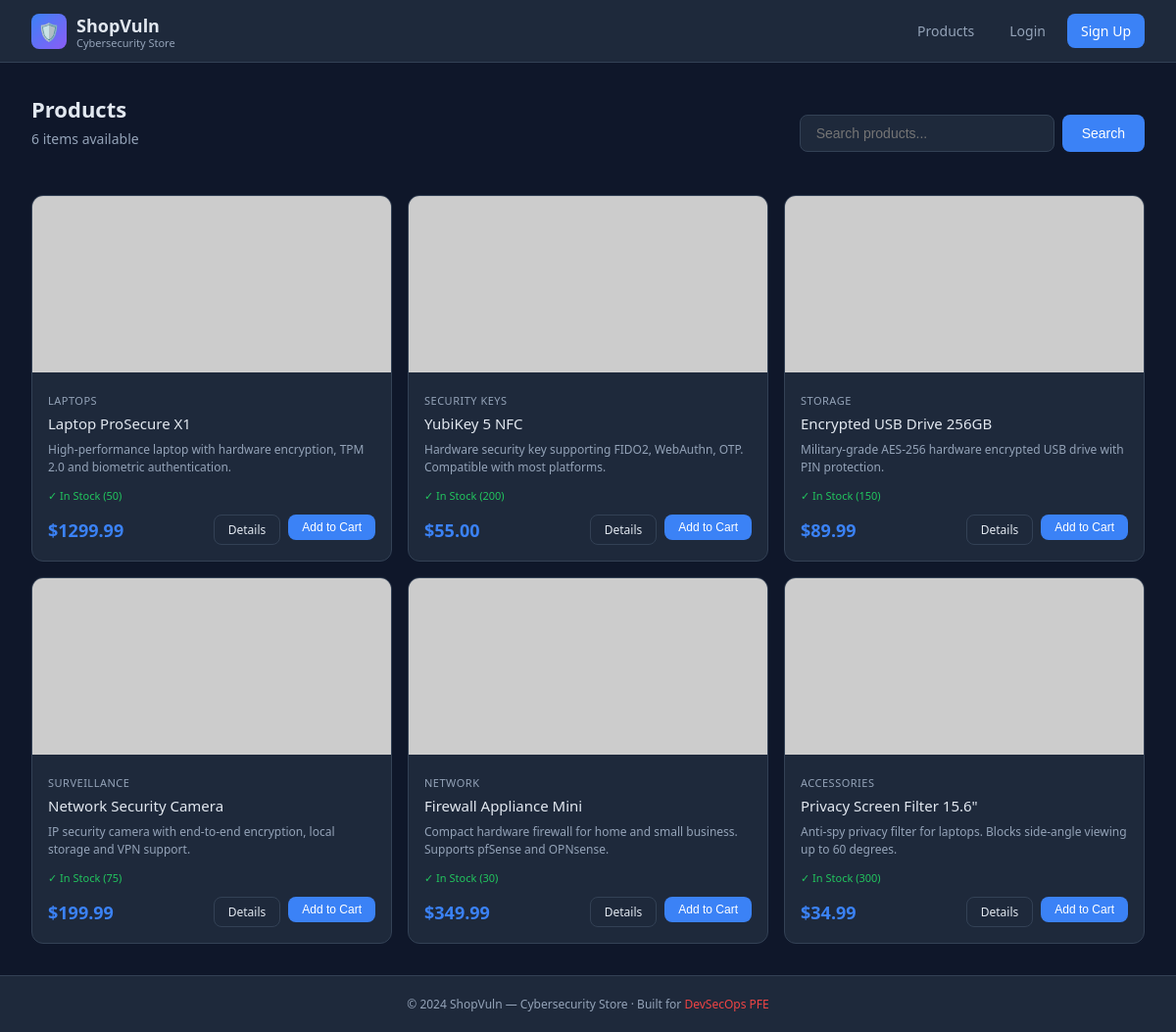
Page /products on the committed database.
### tables this page shows
CREATE TABLE products (
            id INTEGER PRIMARY KEY AUTOINCREMENT,
            name TEXT NOT NULL,
            description TEXT,
            price REAL NOT NULL,
            stock INTEGER DEFAULT 100,
            category TEXT,
            image_url TEXT
        );

### app/routes.py (the view)
@main.route('/products')
def products():
    q    = request.args.get('q', '')
    conn = db()
    if q:
        rows = conn.execute(
            f"SELECT * FROM products WHERE name LIKE '%{q}%' OR description LIKE '%{q}%'"
        ).fetchall()
    else:
        rows = conn.execute("SELECT * FROM products").fetchall()
    conn.close()
    return render_template('products.html', products=rows, query=q)

### app/routes.py (called while the page is built)
def db():
    return sqlite3.connect(DB)

### app/templates/products.html (shortened to what this page needs)
{% extends 'base.html' %}
{% block content %}
<div style="display:flex;align-items:center;justify-content:space-between;margin-bottom:24px;">
    <div>
        <div class="section-title">Products</div>
        <div class="section-sub">{{ products|length }} items available</div>
    </div>
    <form method="GET" action="/products" style="display:flex;gap:8px;">
        <input type="text" name="q" value="{{ query }}"
               placeholder="Search products..."
               style="background:#1e293b;border:1px solid #334155;color:#e2e8f0;padding:10px 16px;border-radius:8px;font-size:14px;width:260px;">
        <button type="submit" class="btn btn-primary">Search</button>
    </form>
</div>
<div class="grid-3">
{% for p in products %}
<div class="product-card">
    <img src="{{ p[6] }}" alt="{{ p[1] }}"
         onerror="this.src='https://via.placeholder.com/400x180/1e293b/94a3b8?text=Product'">
    <div class="pc-body">
        <div class="pc-category">{{ p[5] }}</div>
        <div class="pc-name">{{ p[1] }}</div>
        <div class="pc-desc">{{ p[2] }}</div>
        <div style="display:flex;align-items:center;justify-content:space-between;margin-top:8px;">
            <span style="font-size:11px;color:#22c55e;">✓ In Stock ({{ p[4] }})</span>
        </div>
        <div class="pc-footer" style="margin-top:12px;">
            <div class="pc-price">${{ "%.2f"|format(p[3]) }}</div>
            <div style="display:flex;gap:8px;">
                <a href="/product/{{ p[0] }}" class="btn btn-outline btn-sm">Details</a>
                <form method="POST" action="/cart/add/{{ p[0] }}" style="display:inline;">
                    <button type="submit" class="btn btn-primary btn-sm">Add to Cart</button>
                </form>
            </div>
        </div>
    </div>
</div>
{% else %}
<div style="grid-column:1/-1;text-align:center;padding:60px;color:#64748b;">
    No products found for "{{ query }}"
</div>
{% endfor %}
</div>
{% endblock %}

### app/templates/base.html (style rules this page uses)
*, *::before, *::after { margin:0; padding:0; box-sizing:border-box; }
:root { --bg: #0f172a; --surface: #1e293b; --border: #334155; --text: #e2e8f0; --muted: #94a3b8; --primary: #3b82f6; --primary-h:#2563eb; --success: #22c55e; --danger: #ef4444; --warning: #f59e0b; --accent: #8b5cf6; }
body { font-family: 'Segoe UI', system-ui, sans-serif; background: var(--bg); color: var(--text); min-height: 100vh; display: flex; flex-direction: column; }
.btn { display: inline-flex; align-items: center; gap: 6px; padding: 10px 20px; border-radius: 8px; border: none; font-size: 14px; font-weight: 500; cursor: pointer; text-decoration: none; transition: all .2s; }
.btn-primary { background: var(--primary); color: white; }
.btn-outline { background: transparent; border: 1px solid var(--border); color: var(--text); }
.btn-sm { padding: 6px 14px; font-size: 12px; }
.grid-3 { display:grid; grid-template-columns:repeat(3,1fr); gap:16px; }
.product-card { background: var(--surface); border: 1px solid var(--border); border-radius: 12px; overflow: hidden; transition: transform .2s, border-color .2s; }
.product-card img { width:100%; height:180px; object-fit:cover; }
.product-card .pc-body { padding: 16px; }
.product-card .pc-category { font-size:11px; color:var(--muted); margin-bottom:6px; text-transform:uppercase; letter-spacing:.5px; }
.product-card .pc-name { font-size:15px; font-weight:500; margin-bottom:8px; }
.product-card .pc-desc { font-size:12px; color:var(--muted); margin-bottom:12px; line-height:1.5; display:-webkit-box; -webkit-line-clamp:2; -webkit-box-orient:vertical; overflow:hidden; }
.product-card .pc-footer { display:flex; align-items:center; justify-content:space-between; }
.product-card .pc-price { font-size:18px; font-weight:600; color:var(--primary); }
.section-title { font-size:22px; font-weight:600; margin-bottom:6px; }
.section-sub { font-size:14px; color:var(--muted); margin-bottom:24px; }

### rows in the picture
products: category "LAPTOPS", name "Laptop ProSecure X1", description "High-performance laptop with hardware encryption, TPM 2.0 and biometric authentication.", stock "50", price "1299.99"
products: category "SECURITY KEYS", name "YubiKey 5 NFC", description "Hardware security key supporting FIDO2, WebAuthn, OTP. Compatible with most platforms.", stock "200", price "55.00"
products: category "STORAGE", name "Encrypted USB Drive 256GB", description "Military-grade AES-256 hardware encrypted USB drive with PIN protection.", stock "150", price "89.99"
products: category "SURVEILLANCE", name "Network Security Camera", description "IP security camera with end-to-end encryption, local storage and VPN support.", stock "75", price "199.99"
products: category "NETWORK", name "Firewall Appliance Mini", description "Compact hardware firewall for home and small business. Supports pfSense and OPNsense.", stock "30", price "349.99"
products: category "ACCESSORIES", name "Privacy Screen Filter 15.6\"", description "Anti-spy privacy filter for laptops. Blocks side-angle viewing up to 60 degrees.", stock "300", price "34.99"

### other values in the picture
{{ products|length }} "6"
